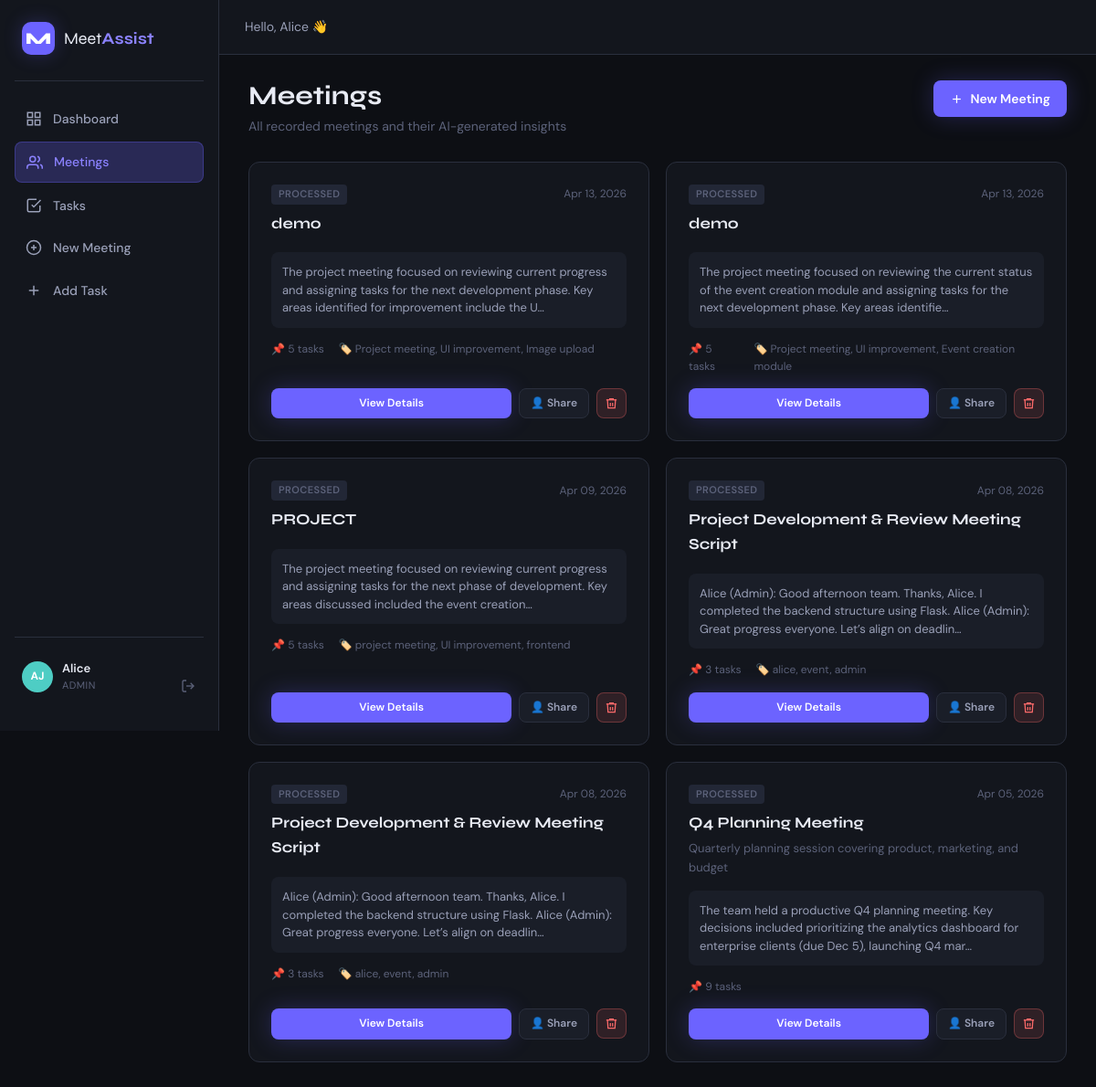
Screenshot of /meetings/ (signed in) with the database file from the repository.
### models/user.py (models this page shows, shortened)
class User(UserMixin, db.Model):
    __tablename__ = 'users'
    id = db.Column(db.Integer, primary_key=True)
    name = db.Column(db.String(100), nullable=False)
    email = db.Column(db.String(120), unique=True, nullable=False)
    password_hash = db.Column(db.String(255), nullable=False)
    role = db.Column(db.String(20), default='member')  # admin, member
    avatar_color = db.Column(db.String(10), default='#6C63FF')
    created_at = db.Column(db.DateTime, default=datetime.utcnow)
    is_active = db.Column(db.Boolean, default=True)
    tasks = db.relationship('Task', foreign_keys='Task.assigned_to', backref='assignee', lazy='dynamic')
    created_meetings = db.relationship('Meeting', foreign_keys='Meeting.created_by', backref='creator', lazy='dynamic')
    AVATAR_COLORS = ['#FF6B6B', '#4ECDC4', '#45B7D1', '#96CEB4', '#FECA57',
                     '#FF9FF3', '#54A0FF', '#5F27CD', '#00D2D3', '#FF9F43']
    def get_avatar_initials(self):
        parts = self.name.split()
        if len(parts) >= 2:
            return parts[0][0].upper() + parts[1][0].upper()
        return self.name[:2].upper()
    def get_avatar_color(self):
        idx = self.id % len(self.AVATAR_COLORS)
        return self.AVATAR_COLORS[idx]

### models/meeting.py (models this page shows, shortened)
class Meeting(db.Model):
    __tablename__ = 'meetings'
    id = db.Column(db.Integer, primary_key=True)
    title = db.Column(db.String(200), nullable=False)
    description = db.Column(db.Text)
    transcript = db.Column(db.Text)
    summary = db.Column(db.Text)
    key_points = db.Column(db.Text)
    decisions = db.Column(db.Text)
    keywords = db.Column(db.String(500))
    date = db.Column(db.DateTime, default=datetime.utcnow)
    duration_minutes = db.Column(db.Integer, default=0)
    status = db.Column(db.String(20), default='pending')  # pending, processing, processed, failed
    created_by = db.Column(db.Integer, db.ForeignKey('users.id'))
    created_at = db.Column(db.DateTime, default=datetime.utcnow)
    tasks = db.relationship('Task', backref='meeting', lazy='dynamic', cascade='all, delete-orphan')

### routes/meetings.py (the view)
@meetings_bp.route('/')
@login_required
def list_meetings():
    meetings = Meeting.query.order_by(Meeting.date.desc()).all()
    return render_template('meetings/list.html', meetings=meetings)

### templates/meetings/list.html (shortened to what this page needs)
{% extends "base.html" %}
{% block content %}
<div class="page-header">
  <div>
    <h1>Meetings</h1>
    <p>All recorded meetings and their AI-generated insights</p>
  </div>
  <a href="{{ url_for('meetings.new_meeting') }}" class="btn btn-primary">
    <svg viewBox="0 0 24 24" fill="none" stroke="currentColor" stroke-width="2"><line x1="12" y1="5" x2="12" y2="19"/><line x1="5" y1="12" x2="19" y2="12"/></svg>
    New Meeting
  </a>
</div>
{% if meetings %}
  <div style="display:grid;grid-template-columns:repeat(auto-fill,minmax(320px,1fr));gap:18px;">
    {% for meeting in meetings %}
      <div class="card" style="display:flex;flex-direction:column;gap:14px;">
        <div>
          <div style="display:flex;align-items:center;justify-content:space-between;margin-bottom:8px;">
            <span class="chip">{{ meeting.status }}</span>
            <span style="font-size:12px;color:var(--text3);">{{ meeting.date.strftime('%b %d, %Y') }}</span>
          </div>
          <div style="font-family:'Syne',sans-serif;font-size:1.05rem;font-weight:700;color:var(--text);margin-bottom:4px;">
            {{ meeting.title }}
          </div>
          {% if meeting.description %}
            <p style="font-size:13px;color:var(--text3);">{{ meeting.description[:100] }}{% if meeting.description|length > 100 %}…{% endif %}</p>
          {% endif %}
        </div>
        {% if meeting.summary %}
          <div style="background:var(--bg3);border-radius:var(--radius-sm);padding:12px;font-size:13px;color:var(--text2);line-height:1.5;">
            {{ meeting.summary[:160] }}{% if meeting.summary|length > 160 %}…{% endif %}
          </div>
        {% endif %}
        <div style="display:flex;gap:16px;font-size:12px;color:var(--text3);">
          <span>📌 {{ meeting.tasks.count() }} tasks</span>
          {% if meeting.keywords %}
            <span>🏷️ {{ meeting.keywords.split(',')[:3]|join(', ') }}</span>
          {% endif %}
        </div>
        <div style="display:flex;gap:8px;margin-top:auto;">
          <a href="{{ url_for('meetings.view_meeting', meeting_id=meeting.id) }}" class="btn btn-primary btn-sm" style="flex:1;justify-content:center;">
            View Details
          </a>
          <a href="{{ url_for('meetings.absent_view', meeting_id=meeting.id) }}" class="btn btn-secondary btn-sm" title="Absent member view" target="_blank">
            👤 Share
          </a>
          <form method="POST" action="{{ url_for('meetings.delete_meeting', meeting_id=meeting.id) }}" data-confirm="Delete this meeting and all its tasks?" style="display:inline;">
            <button type="submit" class="btn btn-danger btn-sm btn-icon">
              <svg viewBox="0 0 24 24" fill="none" stroke="currentColor" stroke-width="2"><polyline points="3 6 5 6 21 6"/><path d="M19 6l-1 14H6L5 6"/><path d="M10 11v6"/><path d="M14 11v6"/><path d="M9 6V4h6v2"/></svg>
            </button>
          </form>
        </div>
      </div>
    {% endfor %}
  </div>
{% endif %}
{% endblock %}

### templates/base.html (shortened to what this page needs)
<!DOCTYPE html>
<html lang="en">
<head>
  <link rel="stylesheet" href="{{ url_for('static', filename='css/main.css') }}">
</head>
<body>
{% if current_user.is_authenticated %}
<nav class="sidebar" id="sidebar">
  <div class="sidebar-logo">
    <span class="logo-mark">M</span>
    <span class="logo-text">Meet<strong>Assist</strong></span>
  </div>
  <ul class="nav-links">
    <li>
      <a href="{{ url_for('main.dashboard') }}" class="nav-link {% if request.endpoint == 'main.dashboard' %}active{% endif %}">
        <svg viewBox="0 0 24 24" fill="none" stroke="currentColor" stroke-width="2"><rect x="3" y="3" width="7" height="7"/><rect x="14" y="3" width="7" height="7"/><rect x="3" y="14" width="7" height="7"/><rect x="14" y="14" width="7" height="7"/></svg>
        Dashboard
      </a>
    </li>
    <li>
      <a href="{{ url_for('meetings.list_meetings') }}" class="nav-link {% if 'meetings' in request.endpoint %}active{% endif %}">
        <svg viewBox="0 0 24 24" fill="none" stroke="currentColor" stroke-width="2"><path d="M17 21v-2a4 4 0 0 0-4-4H5a4 4 0 0 0-4 4v2"/><circle cx="9" cy="7" r="4"/><path d="M23 21v-2a4 4 0 0 0-3-3.87"/><path d="M16 3.13a4 4 0 0 1 0 7.75"/></svg>
        Meetings
      </a>
    </li>
    <li>
      <a href="{{ url_for('tasks.list_tasks') }}" class="nav-link {% if 'tasks' in request.endpoint %}active{% endif %}">
        <svg viewBox="0 0 24 24" fill="none" stroke="currentColor" stroke-width="2"><polyline points="9 11 12 14 22 4"/><path d="M21 12v7a2 2 0 0 1-2 2H5a2 2 0 0 1-2-2V5a2 2 0 0 1 2-2h11"/></svg>
        Tasks
      </a>
    </li>
    <li>
      <a href="{{ url_for('meetings.new_meeting') }}" class="nav-link {% if request.endpoint == 'meetings.new_meeting' %}active{% endif %}">
        <svg viewBox="0 0 24 24" fill="none" stroke="currentColor" stroke-width="2"><circle cx="12" cy="12" r="10"/><line x1="12" y1="8" x2="12" y2="16"/><line x1="8" y1="12" x2="16" y2="12"/></svg>
        New Meeting
      </a>
    </li>
    <li>
      <a href="{{ url_for('tasks.new_task') }}" class="nav-link {% if request.endpoint == 'tasks.new_task' %}active{% endif %}">
        <svg viewBox="0 0 24 24" fill="none" stroke="currentColor" stroke-width="2"><line x1="12" y1="5" x2="12" y2="19"/><line x1="5" y1="12" x2="19" y2="12"/></svg>
        Add Task
      </a>
    </li>
  </ul>
  <div class="sidebar-footer">
    <div class="user-chip">
      <div class="avatar-mini" style="background: {{ current_user.get_avatar_color() }}">
        {{ current_user.get_avatar_initials() }}
      </div>
      <div class="user-chip-info">
        <span class="user-chip-name">{{ current_user.name.split()[0] }}</span>
        <span class="user-chip-role">{{ current_user.role }}</span>
      </div>
    </div>
    <a href="{{ url_for('auth.logout') }}" class="logout-btn" title="Logout">
      <svg viewBox="0 0 24 24" fill="none" stroke="currentColor" stroke-width="2"><path d="M9 21H5a2 2 0 0 1-2-2V5a2 2 0 0 1 2-2h4"/><polyline points="16 17 21 12 16 7"/><line x1="21" y1="12" x2="9" y2="12"/></svg>
    </a>
  </div>
</nav>
<div class="main-wrap">
  <header class="topbar">
    <div class="topbar-right">
      <span class="topbar-greeting">Hello, {{ current_user.name.split()[0] }} 👋</span>
    </div>
  </header>
  <main class="page-content">
    {% block content %}{% endblock %}
  </main>
</div>
{% endif %}
</body>
</html>

### rows the page displays
User: get_avatar_initials "AJ", name "Alice", role "ADMIN"
Meeting: status "PROCESSED", date "Apr 13, 2026", title "demo", summary "The project meeting focused on reviewing current progress and assigning tasks for the next development phase. Key areas identified for improvement include the U", tasks.count "5", keywords.split "Project meeting, UI improvement, Image upload"
Meeting: status "PROCESSED", date "Apr 13, 2026", title "demo", summary "The project meeting focused on reviewing the current status of the event creation module and assigning tasks for the next development phase. Key areas identifie", tasks.count "5", keywords.split "Project meeting, UI improvement, Event creation module"
Meeting: status "PROCESSED", date "Apr 09, 2026", title "PROJECT", summary "The project meeting focused on reviewing current progress and assigning tasks for the next phase of development. Key areas discussed included the event creation", tasks.count "5", keywords.split "project meeting, UI improvement, frontend"
Meeting: status "PROCESSED", date "Apr 08, 2026", title "Project Development & Review Meeting Script", summary "Alice (Admin): Good afternoon team. Thanks, Alice. I completed the backend structure using Flask. Alice (Admin): Great progress everyone. Let’s align on deadlin", tasks.count "3", keywords.split "alice, event, admin"
Meeting: status "PROCESSED", date "Apr 08, 2026", title "Project Development & Review Meeting Script", summary "Alice (Admin): Good afternoon team. Thanks, Alice. I completed the backend structure using Flask. Alice (Admin): Great progress everyone. Let’s align on deadlin", tasks.count "3", keywords.split "alice, event, admin"
Meeting: status "PROCESSED", date "Apr 05, 2026", title "Q4 Planning Meeting", description "Quarterly planning session covering product, marketing, and budget", summary "The team held a productive Q4 planning meeting. Key decisions included prioritizing the analytics dashboard for enterprise clients (due Dec 5), launching Q4 mar", tasks.count "9"
